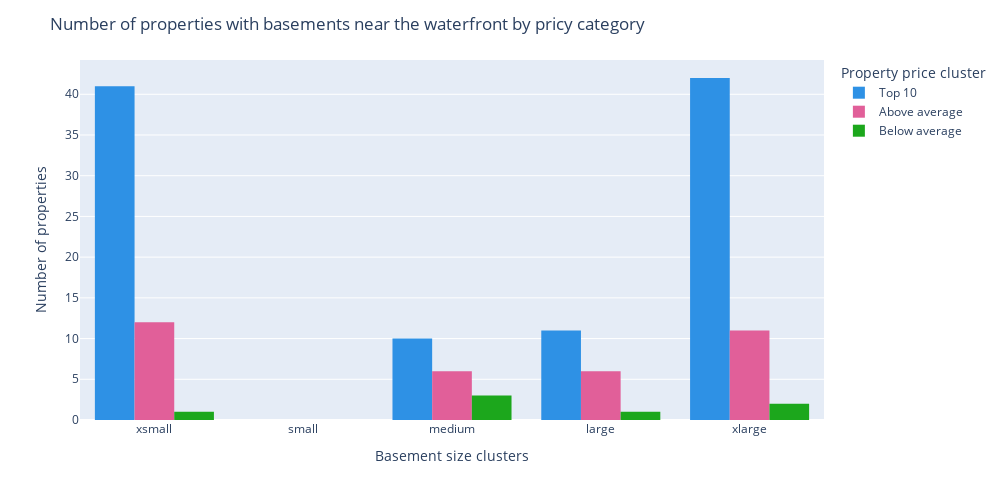

This figure's notebook cell:
### Code cell
# Plot Number of waterfront objects with basement sizes and pricetags
#sortingf1 = dfviz.groupby('basement_sizes_string')['basement_sizes_int'].count().sort_values(ascending=False)
f1x = px.histogram(hypo1_waterfront, x='basement_sizes_string',barmode='group',color='price_tag_house',
    color_discrete_sequence=px.colors.qualitative.Dark24,height=500,width=1000) # create countplot // order='sortingf1'
f1x.update_layout(title="Number of properties with basements near the waterfront by pricy category",
    xaxis_title="Basement size clusters",
    yaxis_title="Number of properties",
    legend_title="Property price cluster",
)
f1x.update_xaxes(categoryorder='array', categoryarray= ['xsmall','small','medium','large','xlarge'])
f1x.show()

### Figure 1 — Plotly figure (JSON) as saved in the notebook; plotly's stock layout.template omitted (floating-point values rounded to 4 significant figures)
{"data": [{"alignmentgroup": "True", "bingroup": "x", "hovertemplate": "price_tag_house=Top 10<br>basement_sizes_string=%{x}<br>count=%{y}<extra></extra>", "legendgroup": "Top 10", "marker": {"color": "#2E91E5", "pattern": {"shape": ""}}, "name": "Top 10", "offsetgroup": "Top 10", "orientation": "v", "showlegend": true, "type": "histogram", "x": ["large", "medium", "xlarge", "xsmall", "xlarge", "xlarge", "xsmall", "xlarge", "xlarge", "xsmall", "xlarge", "xlarge", "xsmall", "xsmall", "xsmall", "xsmall", "xsmall", "xsmall", "xsmall", "xsmall", "xsmall", "xlarge", "medium", "xlarge", "xsmall", "xsmall", "xsmall", "xlarge", "xsmall", "xsmall", "xsmall", "large", "xsmall", "xsmall", "xlarge", "xsmall", "xlarge", "xlarge", "xsmall", "xsmall", "xlarge", "xsmall", "xsmall", "xlarge", "large", "xlarge", "xlarge", "xlarge", "medium", "large", "medium", "medium", "xlarge", "xlarge", "medium", "xlarge", "xsmall", "xsmall", "xlarge", "large", "large", "xlarge", "xlarge", "xlarge", "medium", "xlarge", "medium", "xlarge", "xlarge", "xlarge", "xlarge", "large", "xlarge", "xsmall", "xsmall", "xlarge", "xlarge", "xsmall", "xsmall", "xlarge", "xlarge", "xsmall", "large", "xsmall", "xsmall", "medium", "xlarge", "xsmall", "xlarge", "xlarge", "large", "xsmall", "xsmall", "xlarge", "xlarge", "xsmall", "large", "xsmall", "xsmall", "xsmall", "xlarge", "medium", "large", "xlarge"], "xaxis": "x", "yaxis": "y"}, {"alignmentgroup": "True", "bingroup": "x", "hovertemplate": "price_tag_house=Above average<br>basement_sizes_string=%{x}<br>count=%{y}<extra></extra>", "legendgroup": "Above average", "marker": {"color": "#E15F99", "pattern": {"shape": ""}}, "name": "Above average", "offsetgroup": "Above average", "orientation": "v", "showlegend": true, "type": "histogram", "x": ["medium", "xsmall", "xlarge", "xlarge", "xlarge", "xsmall", "large", "large", "medium", "xlarge", "xsmall", "xsmall", "xlarge", "xlarge", "medium", "xlarge", "medium", "medium", "large", "xsmall", "xlarge", "xsmall", "large", "large", "xlarge", "xsmall", "large", "xlarge", "xsmall", "xsmall", "xlarge", "xsmall", "xsmall", "medium", "xsmall"], "xaxis": "x", "yaxis": "y"}, {"alignmentgroup": "True", "bingroup": "x", "hovertemplate": "price_tag_house=Below average<br>basement_sizes_string=%{x}<br>count=%{y}<extra></extra>", "legendgroup": "Below average", "marker": {"color": "#1CA71C", "pattern": {"shape": ""}}, "name": "Below average", "offsetgroup": "Below average", "orientation": "v", "showlegend": true, "type": "histogram", "x": ["large", "xlarge", "medium", "xlarge", "xsmall", "medium", "medium"], "xaxis": "x", "yaxis": "y"}], "layout": {"barmode": "group", "height": 500, "legend": {"title": {"text": "Property price cluster"}, "tracegroupgap": 0}, "margin": {"t": 60}, "title": {"text": "Number of properties with basements near the waterfront by pricy category"}, "width": 1000, "xaxis": {"anchor": "y", "categoryarray": ["xsmall", "small", "medium", "large", "xlarge"], "categoryorder": "array", "domain": [0, 1], "title": {"text": "Basement size clusters"}}, "yaxis": {"anchor": "x", "domain": [0, 1], "title": {"text": "Number of properties"}}}}
